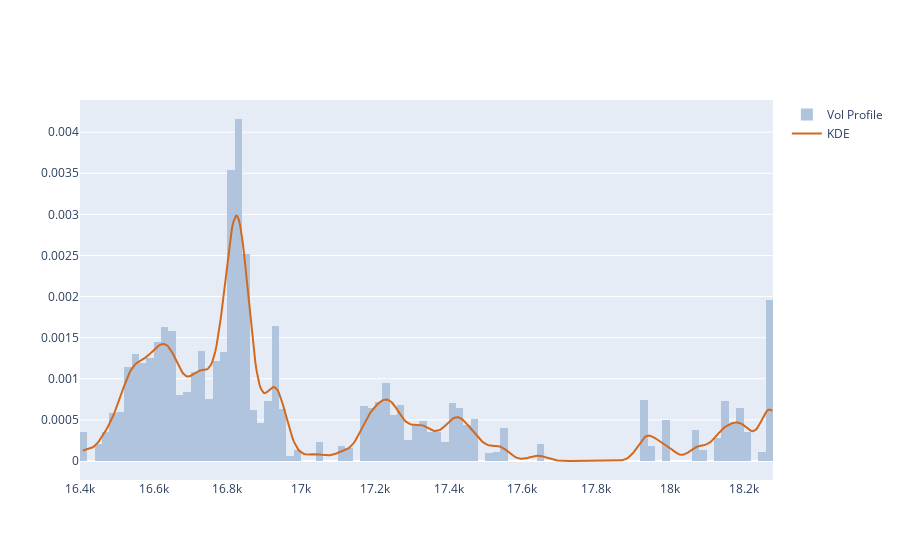

The notebook cell this image was saved under:
### Code cell
kde_factor = 0.05
num_samples = 500
kde = stats.gaussian_kde(close,weights=volume,bw_method=kde_factor)
xr = np.linspace(close.min(),close.max(),num_samples)
kdy = kde(xr)
ticks_per_sample = (xr.max() - xr.min()) / num_samples

def get_dist_plot(c, v, kx, ky):
    fig = go.Figure()
    fig.add_trace(go.Histogram(name='Vol Profile', x=c, y=v, nbinsx=150, 
                               histfunc='sum', histnorm='probability density',
                               marker_color='#B0C4DE'))
    fig.add_trace(go.Scatter(name='KDE', x=kx, y=ky, mode='lines', marker_color='#D2691E'))
    return fig

get_dist_plot(close, volume, xr, kdy).show()

### Figure 1 — Plotly figure (JSON) as saved in the notebook; plotly's stock layout.template omitted (floating-point values rounded to 4 significant figures; data arrays with more than 128 entries replaced by an {"elided": "..."} marker saying what was removed)
{"data": [{"histfunc": "sum", "histnorm": "probability density", "marker": {"color": "#B0C4DE"}, "name": "Vol Profile", "nbinsx": 150, "type": "histogram", "x": {"elided": "1000 float values"}, "y": {"elided": "1000 float values"}}, {"marker": {"color": "#D2691E"}, "mode": "lines", "name": "KDE", "type": "scatter", "x": {"elided": "500 float values"}, "y": {"elided": "500 float values"}}], "layout": {"autosize": true, "xaxis": {"autorange": true, "range": [16400, 18280], "type": "linear"}, "yaxis": {"autorange": true, "range": [-0.0002311, 0.004392], "type": "linear"}}}
